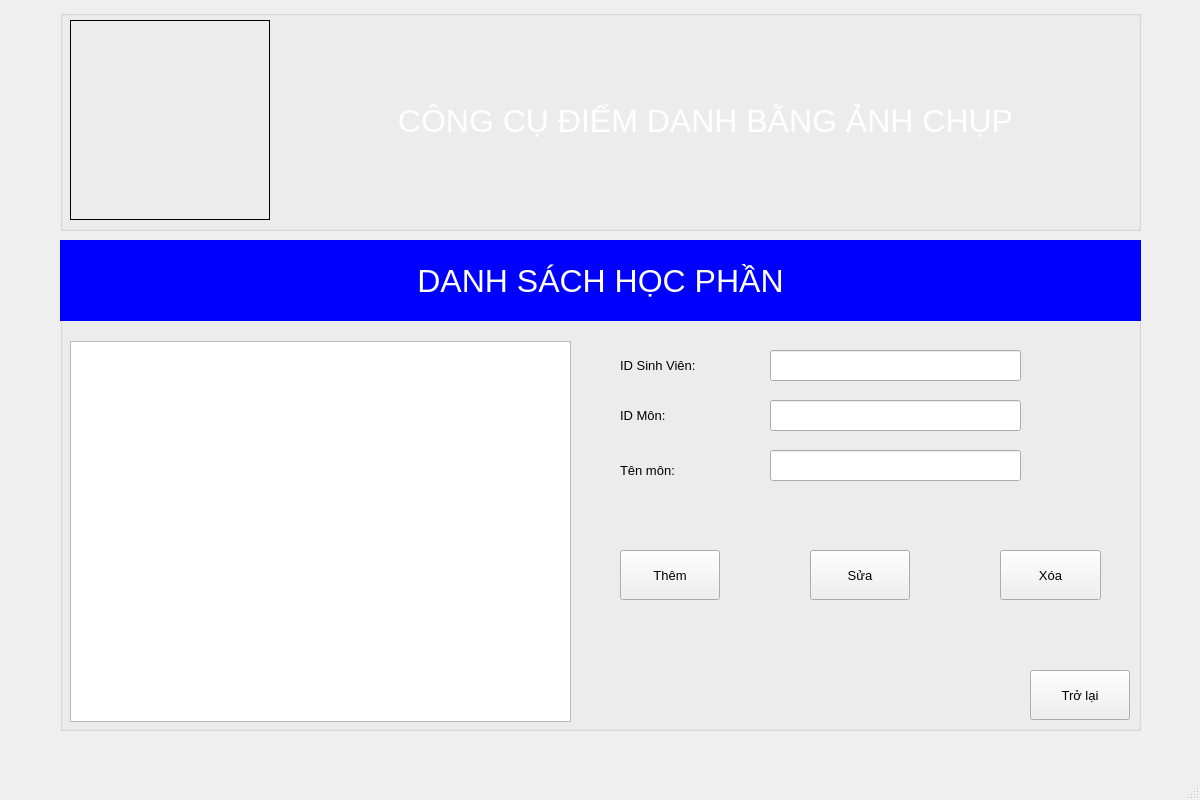
<?xml version="1.0" encoding="UTF-8"?>
<ui version="4.0">
 <class>MainWindow</class>
 <widget class="QMainWindow" name="MainWindow">
  <property name="geometry">
   <rect>
    <x>0</x>
    <y>0</y>
    <width>1200</width>
    <height>800</height>
   </rect>
  </property>
  <property name="windowTitle">
   <string>MainWindow</string>
  </property>
  <widget class="QWidget" name="centralwidget">
   <widget class="QGroupBox" name="groupBox">
    <property name="geometry">
     <rect>
      <x>60</x>
      <y>10</y>
      <width>1081</width>
      <height>221</height>
     </rect>
    </property>
    <property name="title">
     <string/>
    </property>
    <widget class="QLabel" name="label">
     <property name="geometry">
      <rect>
       <x>10</x>
       <y>10</y>
       <width>200</width>
       <height>200</height>
      </rect>
     </property>
     <property name="frameShape">
      <enum>QFrame::Box</enum>
     </property>
     <property name="text">
      <string/>
     </property>
     <property name="pixmap">
      <pixmap>C:/Users/Admin/Pictures/khuonmat/mnt-design-logo-giao-duc-1130x570.jpg</pixmap>
     </property>
     <property name="scaledContents">
      <bool>true</bool>
     </property>
     <property name="alignment">
      <set>Qt::AlignCenter</set>
     </property>
    </widget>
    <widget class="QLabel" name="label_2">
     <property name="geometry">
      <rect>
       <x>230</x>
       <y>10</y>
       <width>831</width>
       <height>201</height>
      </rect>
     </property>
     <property name="font">
      <font>
       <family>MS Shell Dlg 2</family>
       <pointsize>24</pointsize>
       <weight>9</weight>
       <italic>false</italic>
       <bold>false</bold>
      </font>
     </property>
     <property name="styleSheet">
      <string notr="true">font: 75 24pt &quot;MS Shell Dlg 2&quot;;
color: rgb(255, 255, 255);</string>
     </property>
     <property name="text">
      <string>CÔNG CỤ ĐIỂM DANH BẰNG ẢNH CHỤP</string>
     </property>
     <property name="alignment">
      <set>Qt::AlignCenter</set>
     </property>
     <property name="buddy">
      <cstring></cstring>
     </property>
    </widget>
   </widget>
   <widget class="QGroupBox" name="groupBox_2">
    <property name="geometry">
     <rect>
      <x>60</x>
      <y>240</y>
      <width>1081</width>
      <height>491</height>
     </rect>
    </property>
    <property name="title">
     <string/>
    </property>
    <widget class="QLabel" name="label_3">
     <property name="geometry">
      <rect>
       <x>0</x>
       <y>0</y>
       <width>1081</width>
       <height>81</height>
      </rect>
     </property>
     <property name="font">
      <font>
       <family>MS Shell Dlg 2</family>
       <pointsize>24</pointsize>
       <weight>9</weight>
       <italic>false</italic>
       <bold>false</bold>
      </font>
     </property>
     <property name="layoutDirection">
      <enum>Qt::LeftToRight</enum>
     </property>
     <property name="styleSheet">
      <string notr="true">font: 75 24pt &quot;MS Shell Dlg 2&quot;;
background-color: rgb(0, 0, 255);
color: rgb(255, 255, 255);</string>
     </property>
     <property name="midLineWidth">
      <number>0</number>
     </property>
     <property name="text">
      <string>DANH SÁCH HỌC PHẦN</string>
     </property>
     <property name="alignment">
      <set>Qt::AlignCenter</set>
     </property>
    </widget>
    <widget class="QPushButton" name="btnThem">
     <property name="geometry">
      <rect>
       <x>560</x>
       <y>310</y>
       <width>100</width>
       <height>50</height>
      </rect>
     </property>
     <property name="font">
      <font>
       <pointsize>10</pointsize>
      </font>
     </property>
     <property name="text">
      <string>Thêm</string>
     </property>
    </widget>
    <widget class="QPushButton" name="btnSua">
     <property name="geometry">
      <rect>
       <x>750</x>
       <y>310</y>
       <width>100</width>
       <height>50</height>
      </rect>
     </property>
     <property name="font">
      <font>
       <pointsize>10</pointsize>
      </font>
     </property>
     <property name="text">
      <string>Sửa</string>
     </property>
    </widget>
    <widget class="QPushButton" name="btnXoa">
     <property name="geometry">
      <rect>
       <x>940</x>
       <y>310</y>
       <width>101</width>
       <height>50</height>
      </rect>
     </property>
     <property name="font">
      <font>
       <pointsize>10</pointsize>
      </font>
     </property>
     <property name="text">
      <string>Xóa</string>
     </property>
    </widget>
    <widget class="QPushButton" name="btnTrolai">
     <property name="geometry">
      <rect>
       <x>970</x>
       <y>430</y>
       <width>100</width>
       <height>50</height>
      </rect>
     </property>
     <property name="font">
      <font>
       <pointsize>10</pointsize>
      </font>
     </property>
     <property name="text">
      <string>Trở lại</string>
     </property>
    </widget>
    <widget class="QLineEdit" name="fiIDMon">
     <property name="geometry">
      <rect>
       <x>710</x>
       <y>160</y>
       <width>251</width>
       <height>31</height>
      </rect>
     </property>
    </widget>
    <widget class="QLineEdit" name="fiIDSinhVien">
     <property name="geometry">
      <rect>
       <x>710</x>
       <y>110</y>
       <width>251</width>
       <height>31</height>
      </rect>
     </property>
    </widget>
    <widget class="QLabel" name="lblIDSinhVien">
     <property name="geometry">
      <rect>
       <x>560</x>
       <y>110</y>
       <width>111</width>
       <height>30</height>
      </rect>
     </property>
     <property name="font">
      <font>
       <pointsize>10</pointsize>
      </font>
     </property>
     <property name="text">
      <string>ID Sinh Viên: </string>
     </property>
    </widget>
    <widget class="QLabel" name="lblIDMon">
     <property name="geometry">
      <rect>
       <x>560</x>
       <y>160</y>
       <width>81</width>
       <height>30</height>
      </rect>
     </property>
     <property name="font">
      <font>
       <pointsize>10</pointsize>
      </font>
     </property>
     <property name="text">
      <string>ID Môn: </string>
     </property>
    </widget>
    <widget class="QLabel" name="label_4">
     <property name="geometry">
      <rect>
       <x>560</x>
       <y>215</y>
       <width>81</width>
       <height>31</height>
      </rect>
     </property>
     <property name="font">
      <font>
       <pointsize>10</pointsize>
      </font>
     </property>
     <property name="text">
      <string>Tên môn:</string>
     </property>
    </widget>
    <widget class="QLineEdit" name="fiTenMon">
     <property name="geometry">
      <rect>
       <x>710</x>
       <y>210</y>
       <width>251</width>
       <height>31</height>
      </rect>
     </property>
    </widget>
    <widget class="QTableWidget" name="tblMonHoc">
     <property name="geometry">
      <rect>
       <x>10</x>
       <y>101</y>
       <width>501</width>
       <height>381</height>
      </rect>
     </property>
     <property name="font">
      <font>
       <pointsize>9</pointsize>
      </font>
     </property>
    </widget>
   </widget>
  </widget>
  <widget class="QMenuBar" name="menubar">
   <property name="geometry">
    <rect>
     <x>0</x>
     <y>0</y>
     <width>1200</width>
     <height>26</height>
    </rect>
   </property>
  </widget>
  <widget class="QStatusBar" name="statusbar"/>
 </widget>
 <resources/>
 <connections/>
</ui>
